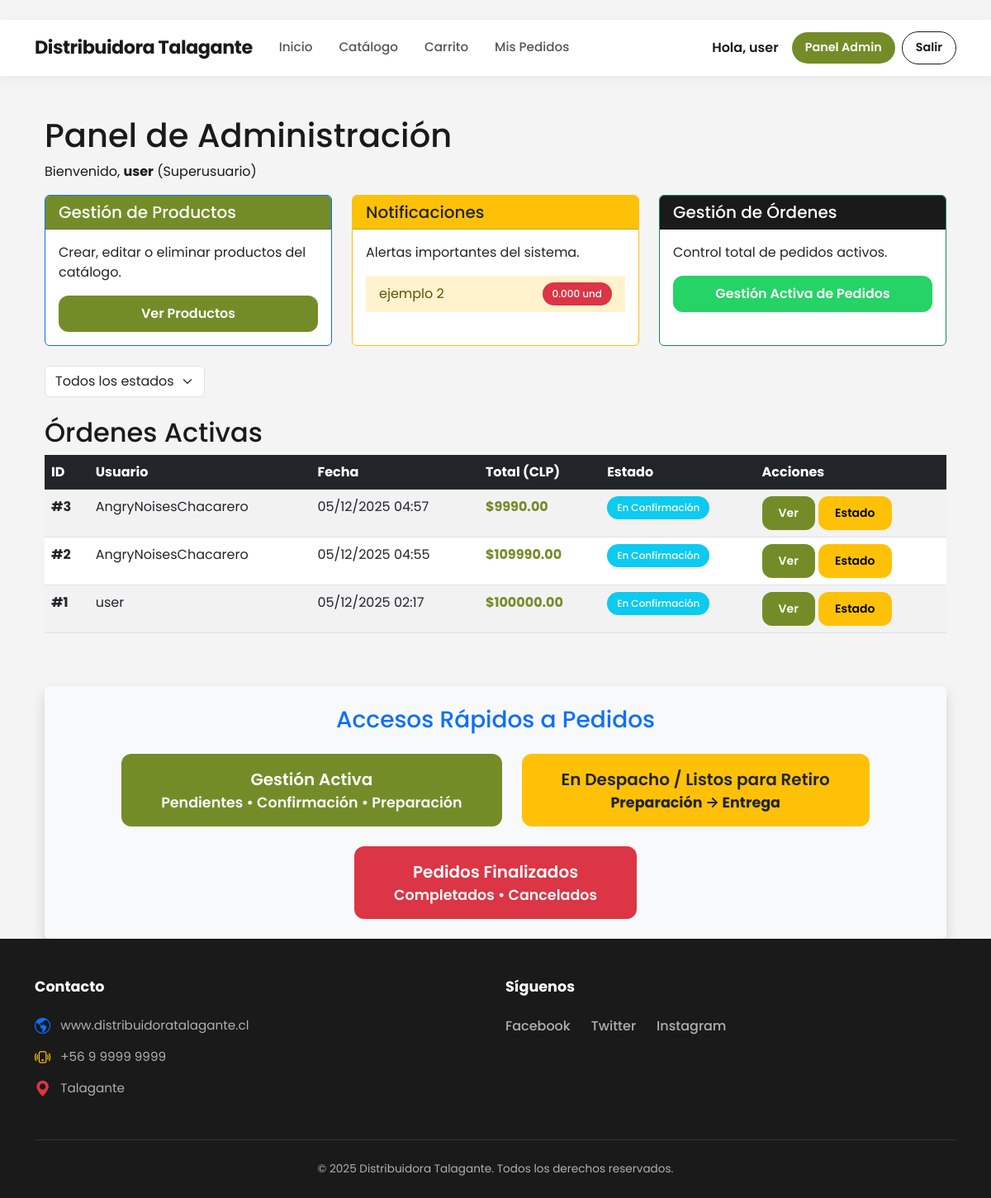
Screenshot of /admin_home/ (signed in) with the database file from the repository.
### core/models.py (models this page shows, shortened)
class Producto(models.Model):
    codigo_barras = models.CharField(max_length=50, unique=True, blank=True, null=True,help_text="Se genera automáticamente si lo dejas vacío")
    nombre = models.CharField(max_length=200)
    categoria = models.CharField(max_length=50, blank=True)
    descripcion = models.TextField(blank=True)
    unidad_medida = models.CharField(max_length=2, choices=UnidadMedida.choices, default=UnidadMedida.UN)
    stock = models.DecimalField(max_digits=12, decimal_places=3, default=Decimal('0.000'))
    precio = models.DecimalField(
        max_digits=10,
        decimal_places=0,
        default=0,
        verbose_name="Precio"
    )
    tamano_paquete = models.DecimalField(max_digits=10, decimal_places=3, default=Decimal('1.000'), help_text="Ej: 10 para caja de 10 unidades")
    producto_hijo = models.ForeignKey('self', on_delete=models.SET_NULL, null=True, blank=True, related_name='productos_padre')
    fecha_vencimiento = models.DateField(null=True, blank=True)
    imagen = models.ImageField(upload_to='productos/', blank=True, null=True)
    activo = models.BooleanField(default=True)
    creado_en = models.DateTimeField(auto_now_add=True)
    actualizado_en = models.DateTimeField(auto_now=True)

class Orden(models.Model):
    ESTADOS = [
        ('pendiente', 'Pendiente de Pago'),
        ('confirmacion', 'En Confirmación'),
        ('preparacion', 'En Preparación'),
        ('despacho', 'En Despacho / Listo para Retiro'),
        ('cancelado', 'Cancelado'),
        ('completado', 'Completado'),
    ]
    METODOS_PAGO = [
        ('transferencia', 'Transferencia Bancaria'),
        ('efectivo', 'Pago en Efectivo (Retiro)'),
    ]
    usuario = models.ForeignKey(User, on_delete=models.CASCADE)
    fecha = models.DateTimeField(auto_now_add=True)
    estado = models.CharField(max_length=20, choices=ESTADOS, default='pendiente')
    total = models.DecimalField(max_digits=12, decimal_places=2)
    metodo_pago = models.CharField(max_length=20, choices=METODOS_PAGO, default='transferencia')
    instrucciones_transferencia = models.TextField(default="Realice transferencia a Cuenta Corriente XXXX-XXXX y envíe comprobante por WhatsApp.")
    comprobante = models.ImageField(upload_to='comprobantes/', blank=True, null=True, help_text="Foto del comprobante de pago")
    nota_comprobante = models.TextField(blank=True, null=True, help_text="Link o nota del comprobante (opcional)")
    mensaje_cliente = models.TextField(blank=True, help_text="Mensaje opcional del cliente")

### core/views.py (the view, shortened to what this page needs)
# urls.py: path('admin_home/', views.admin_home, name='admin_home'),
@login_required
@user_passes_test(is_superuser)
def admin_home(request):
    productos_bajo_stock = Producto.objects.filter(stock__lt=10)
    estado_filtro = request.GET.get('estado', '')  # Filtro por estado desde la URL
    ordenes_query = Orden.objects.filter(estado__in=['pendiente', 'confirmacion', 'preparacion'])
    if estado_filtro:
        ordenes_query = ordenes_query.filter(estado=estado_filtro)
    ordenes = ordenes_query.order_by('-fecha')
    paginator = Paginator(ordenes, 10)  # 10 órdenes por página
    page_number = request.GET.get('page')
    ordenes_paginated = paginator.get_page(page_number)
    item_id = request.GET.get('delete_item')
    orden_id = request.GET.get('delete_orden')
    context = {
        'productos_bajo_stock': productos_bajo_stock,
        'ordenes': ordenes_paginated,
        'estado_filtro': estado_filtro,
    }
    return render(request, 'core/admin_home.html', context)

### core/views.py (called while the page is built)
def is_superuser(user):
    return user.is_superuser

### core/templates/core/admin_home.html (shortened to what this page needs)
﻿{% extends 'core/base.html' %}
{% load static %}
{% block content %}
<div class="container mt-5">
    <h1>Panel de Administración</h1>
    <p>Bienvenido, <strong>{{ user.username }}</strong> (Superusuario)</p>
    <div class="row">
        <div class="col-md-4 mb-4">
            <div class="card border-primary h-100">
                <div class="card-header bg-primary text-white">
                    <h2 class="h5 mb-0">Gestión de Productos</h2>
                </div>
                <div class="card-body">
                    <p>Crear, editar o eliminar productos del catálogo.</p>
                    <a href="{% url 'producto_list' %}" class="btn btn-primary w-100">Ver Productos</a>
                </div>
            </div>
        </div>
        <div class="col-md-4 mb-4">
            <div class="card border-warning h-100">
                <div class="card-header bg-warning text-dark">
                    <h2 class="h5 mb-0">Notificaciones</h2>
                </div>
                <div class="card-body">
                    <p>Alertas importantes del sistema.</p>
                    <ul class="list-group list-group-flush">
                        {% for producto in productos_bajo_stock %}
                            <li class="list-group-item list-group-item-warning d-flex justify-content-between align-items-center">
                                {{ producto.nombre }}
                                <span class="badge bg-danger rounded-pill">{{ producto.stock }} und</span>
                            </li>
                        {% empty %}
                            <li class="list-group-item text-success">
                                Todo en orden - No hay alertas
                            </li>
                        {% endfor %}
                    </ul>
                </div>
            </div>
        </div>
        <div class="col-md-4 mb-4">
            <div class="card border-success h-100">
                <div class="card-header bg-success text-white">
                    <h2 class="h5 mb-0">Gestión de Órdenes</h2>
                </div>
                <div class="card-body">
                    <p>Control total de pedidos activos.</p>
                    <a href="{% url 'gestion_estados' %}" class="btn btn-success w-100 mb-2">
                        Gestión Activa de Pedidos
                    </a>
                </div>
            </div>
        </div>
    </div>
    <div class="mb-4">
        <select id="filtro-estado" class="form-select w-auto d-inline-block" onchange="window.location.href='?estado=' + this.value">
            <option value="">Todos los estados</option>
        </select>
    </div>
    <div id="ordenes-list" class="mt-4">
        <h2>Órdenes Activas</h2>
        <div class="table-responsive">
            <table class="table table-striped table-hover">
                <thead class="table-dark">
                    <tr>
                        <th>ID</th>
                        <th>Usuario</th>
                        <th>Fecha</th>
                        <th>Total (CLP)</th>
                        <th>Estado</th>
                        <th>Acciones</th>
                    </tr>
                </thead>
                <tbody>
                    {% for orden in ordenes %}
                    <tr>
                        <td><strong>#{{ orden.id }}</strong></td>
                        <td>{{ orden.usuario.username }}</td>
                        <td>{{ orden.fecha|date:"d/m/Y H:i" }}</td>
                        <td class="text-success fw-bold">${{ orden.total|floatformat:2 }}</td>
                        <td>
                            <span class="badge bg-info">{{ orden.get_estado_display }}</span>
                        </td>
                        <td>
                            <a href="{% url 'orden_detail' orden.id %}" class="btn btn-sm btn-primary">Ver</a>
                            <a href="{% url 'gestion_estados' %}?q={{ orden.id }}" class="btn btn-sm btn-warning">Estado</a>
                        </td>
                    </tr>
                    {% empty %}
                    <tr>
                        <td colspan="6" class="text-center text-muted py-4">
                            <em>No hay órdenes activas en este momento</em>
                        </td>
                    </tr>
                    {% endfor %}
                </tbody>
            </table>
        </div>
    </div>
    <div class="mt-5 p-4 bg-light rounded shadow text-center">
        <h3 class="mb-4 text-primary">Accesos Rápidos a Pedidos</h3>
        <div class="d-flex flex-wrap justify-content-center gap-4">
            <a href="{% url 'gestion_estados' %}" class="btn btn-primary btn-lg px-5 py-3">
                Gestión Activa<br>
                <small class="text-light">Pendientes • Confirmación • Preparación</small>
            </a>
            <a href="{% url 'pedidos_despacho' %}" class="btn btn-warning btn-lg px-5 py-3 text-dark">
                En Despacho / Listos para Retiro<br>
                <small class="text-dark fw-bold">Preparación → Entrega</small>
            </a>
            <a href="{% url 'pedidos_finalizados' %}" class="btn btn-danger btn-lg px-5 py-3">
                Pedidos Finalizados<br>
                <small class="text-light">Completados • Cancelados</small>
            </a>
        </div>
    </div>
</div>
{% endblock %}

### core/templates/core/base.html (shortened to what this page needs)
﻿{% load static %}
<!DOCTYPE html>
<html lang="es">
<head>
  <link rel="stylesheet" href="https://cdn.jsdelivr.net/npm/bootstrap@5.3.0/dist/css/bootstrap.min.css">
  <link rel="stylesheet" href="https://cdn.jsdelivr.net/npm/bootstrap-icons@1.10.0/font/bootstrap-icons.css">
  <link rel="stylesheet" href="{% static 'core/css/style.css' %}?v=21">
</head>
<body class="site">
  {% with current=request.resolver_match.url_name %}
  <nav class="navbar navbar-expand-lg sticky-top">
    <div class="container">
      <a class="navbar-brand" href="{% url 'home' %}">Distribuidora Talagante</a>
      <div class="collapse navbar-collapse" id="navbarNav">
        <ul class="navbar-nav me-auto mb-2 mb-lg-0">
          <li class="nav-item"><a class="nav-link {% if current == 'home' %}active{% endif %}" href="{% url 'home' %}">Inicio</a></li>
          <li class="nav-item"><a class="nav-link {% if current == 'catalogo' %}active{% endif %}" href="{% url 'catalogo' %}">Catálogo</a></li>
          <li class="nav-item"><a class="nav-link {% if current == 'carrito' %}active{% endif %}" href="{% url 'carrito' %}">Carrito</a></li>
          <li class="nav-item"><a class="nav-link {% if current == 'mis_compras' %}active{% endif %}" href="{% url 'mis_compras' %}">Mis Pedidos</a></li>
        </ul>
        <div class="d-flex gap-2 align-items-center">
          {% if user.is_authenticated %}
            <span class="me-2 fw-semibold d-none d-lg-block">Hola, {{ user.username }}</span>
            {% if user.is_staff or user.is_superuser %}
              <a href="{% url 'admin_home' %}" class="btn btn-primary btn-sm px-3">Panel Admin</a>
            {% endif %}
            <a href="{% url 'logout' %}" class="btn btn-outline-dark btn-sm px-3">Salir</a>
          {% else %}
            <a href="{% url 'login' %}" class="btn btn-primary btn-sm px-4">Iniciar Sesión</a>
            <a href="{% url 'login' %}?tab=register" class="btn btn-light btn-sm px-4 border">Registrarse</a>
          {% endif %}
        </div>
      </div>
    </div>
  </nav>
  {% endwith %}
  <main class="site-main">
    <div class="container mt-4">
      {% block content %}{% endblock %}
    </div>
  </main>
  <footer class="global-footer">
    <div class="container">
      <div class="row pt-5 pb-4">
        <div class="col-md-6 mb-4 mb-md-0">
          <h5 class="footer-title">Contacto</h5>
          <ul class="list-unstyled footer-list">
            <li>
              <i class="bi bi-globe-americas text-primary"></i>
              <a href="#">www.distribuidoratalagante.cl</a>
            </li>
            <li>
              <i class="bi bi-phone-vibrate text-warning"></i>
              <span>+56 9 9999 9999</span>
            </li>
            <li>
              <i class="bi bi-geo-alt-fill text-danger"></i>
              <span>Talagante</span>
            </li>
          </ul>
        </div>
        <div class="col-md-6">
          <h5 class="footer-title">Síguenos</h5>
          <div class="social-links">
            <a href="#">Facebook</a>
            <a href="#">Twitter</a>
            <a href="#">Instagram</a>
          </div>
        </div>
      </div>
      <div class="footer-bottom">
        <p class="mb-0">&copy; 2025 Distribuidora Talagante. Todos los derechos reservados.</p>
      </div>
    </div>
  </footer>
</body>
</html>

### static/core/css/style.css (style rules this page uses)
body { font-family: var(--font-main); color: var(--color-dark); background-color: var(--color-gray-bg); }
a { text-decoration: none; color: inherit; }
.navbar { background-color: var(--color-white) !important; box-shadow: 0 4px 12px rgba(0,0,0,0.05); padding: 12px 0; }
.navbar-brand { font-family: var(--font-main); font-weight: 700; font-size: 1.4rem; color: var(--color-dark) !important; letter-spacing: -0.5px; }
.navbar-nav .nav-link { font-weight: 500; color: #555 !important; font-size: 0.95rem; margin: 0 8px; position: relative; transition: color 0.3s; }
.navbar .btn { border-radius: var(--radius-btn); font-weight: 600; padding: 8px 24px; font-size: 0.9rem; }
.btn { border-radius: var(--radius-card); font-weight: 600; padding: 10px 20px; transition: all 0.3s ease; border: none; }
.btn-primary { background-color: var(--color-primary) !important; border-color: var(--color-primary) !important; color: white !important; }
.btn-outline, .btn-outline-dark, .btn-outline-primary { background-color: transparent !important; border: 1px solid var(--color-dark) !important; color: var(--color-dark) !important; }
.btn-success { background-color: #25D366 !important; color: white; }
.global-footer { background-color: var(--color-dark); color: #b0b0b0; margin-top: auto; font-size: 0.95rem; }
.footer-title { color: #ffffff; font-weight: 700; margin-bottom: 25px; font-size: 1.1rem; }
.footer-list li { margin-bottom: 15px; display: flex; align-items: center; gap: 12px; }
.footer-list a { color: #b0b0b0; text-decoration: none; transition: color 0.3s ease; }
.footer-list i { font-size: 1.2rem; }
.social-links { display: flex; gap: 25px; }
.social-links a { color: #b0b0b0; font-weight: 500; font-size: 1rem; transition: color 0.3s; }
.footer-bottom { border-top: 1px solid #333; padding: 25px 0; text-align: center; margin-top: 10px; font-size: 0.85rem; }
.badge { padding: 8px 12px; border-radius: 30px; font-weight: 500; }
.bg-warning { background-color: #ffc107 !important; color: #000; }
.bg-primary { background-color: var(--color-primary) !important; }
.bg-success { background-color: var(--color-dark) !important; }
.text-success { color: var(--color-primary) !important; }
html { height: 100%; }
body { min-height: 100vh; display: flex; flex-direction: column; margin: 0; }
.site-main { flex: 1; }
.global-footer { margin-top: auto; width: 100%; }

### rows the page displays
Producto: nombre "ejemplo 2", stock "0.000"
Orden: id "3", usuario.username "AngryNoisesChacarero", fecha "05/12/2025 04:57", total "9990.00", estado "En Confirmación"
Orden: id "2", usuario.username "AngryNoisesChacarero", fecha "05/12/2025 04:55", total "109990.00", estado "En Confirmación"
Orden: id "1", usuario.username "user", fecha "05/12/2025 02:17", total "100000.00", estado "En Confirmación"

### other values shown
{{ user.username }} "user"
